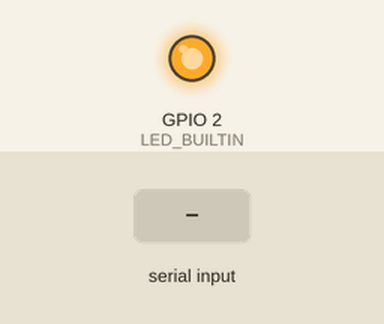
Recording of a program running on a simulated ESP8266 (Wemos D1 mini). On the bench: output pins drawn as LEDs (lit = HIGH, except the on-board LED, lit = LOW). Inputs (shaded band) come from the test bench. WiFi joins after 1.5 s; servers stay silent unless stated; uploads are accepted with an empty reply; what the program prints to the serial monitor is not drawn.

Above: at 3.7 s.
3.8 s: "1\n" received over Serial
At 4.1 s:
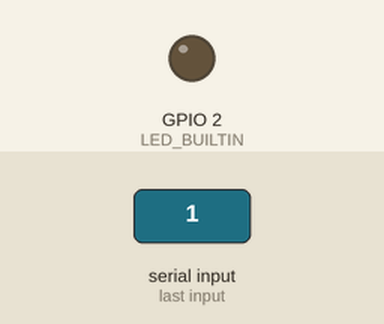
5.3 s: "0\n" received over Serial
At 6.4 s:
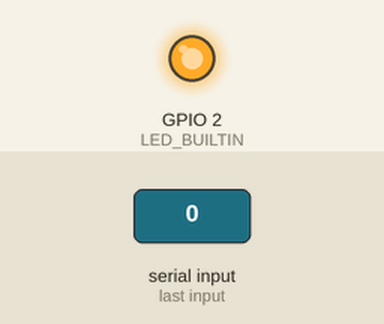
6.8 s: "2\n" received over Serial
At 7.5 s:
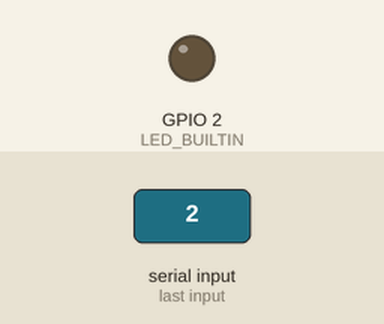
Timing chart, 0 to 9.8 s (numbered marks = the images above; inputs shaded):
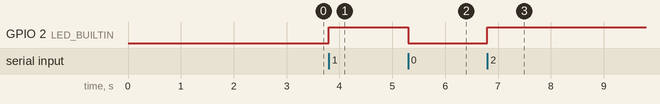

Measured:
- after the input at 3.8 s, GPIO 2 (LED_BUILTIN): LOW → HIGH at once
- after the input at 5.3 s, GPIO 2 (LED_BUILTIN): HIGH → LOW at once
- after the input at 6.8 s, GPIO 2 (LED_BUILTIN): LOW → HIGH at once

The program:

main.cpp
```cpp
#include <Arduino.h>

#include <ESP8266WiFi.h>
#include <ESP8266HTTPClient.h>
#include <WiFiClient.h>

const char* ssid = "coba-beacon";
const char* password = "ilomon0123";

String serverName = "http://plz-smart-farm.herokuapp.com/datalake";

void setup() {
  Serial.begin(9600);
  pinMode(LED_BUILTIN, OUTPUT);

  delay(1000);

  WiFi.begin(ssid, password);
  while(WiFi.status() != WL_CONNECTED) {
    delay(500);
  }
  Serial.print(WiFi.localIP());
}

void loop() {
  if(Serial.available()) {
    // Serial.print("Masuk");
    digitalWrite(LED_BUILTIN, !digitalRead(LED_BUILTIN));
    String uart = Serial.readStringUntil('\n');

    WiFiClient client;
    HTTPClient http;

    http.begin(client, serverName.c_str());
    http.addHeader("Content-Type", "application/json");

    // http.POST("{\"kelengasan_1\": 29.2,\"kelengasan_2\": 32.2,\"kelengasan_3\": 20.2,\"suhu\": 20,\"kelembapan\": 23,\"cahaya\": 101100,\"air\": 20}");
    http.POST(uart);

    // Serial.print(httpResponseCode);

    http.end();
  }
}
```
